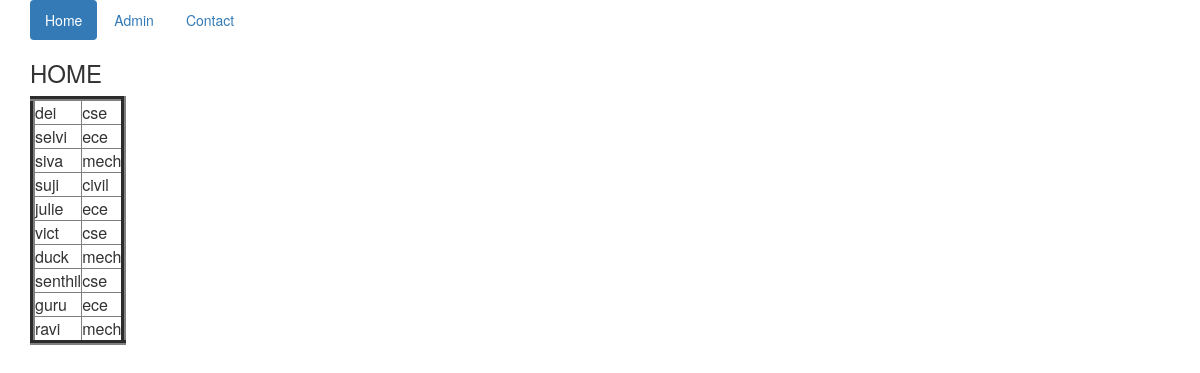
The page / on the database its author committed.
### tables this page shows
CREATE TABLE IF NOT EXISTS `std` (
  `name` varchar(25) NOT NULL,
  `dept` varchar(25) NOT NULL,
  `age` int(3) NOT NULL,
  `pass` varchar(25) NOT NULL
);

### index.php (the view, shortened to what this page needs)
<html lang="en">
<head>
    <link rel="stylesheet" href="https://maxcdn.bootstrapcdn.com/bootstrap/3.3.7/css/bootstrap.min.css">
</head>
<body>
    <div class="container">
        <ul class="nav nav-pills">
            <li class="active"><a data-toggle="pill" href="#home1">Home</a></li>
            <li><a data-toggle="pill" href="#admin">Admin</a></li>
            <li><a data-toggle="pill" href="#contact">Contact</a></li>
        </ul>
        <div class="tab-content">
            <div id="home1" class="tab-pane fade in active">
                <h3>HOME</h3>
                <?php
               include "cn.php";
                $sql = "SELECT name, dept FROM std";
                $result = $conn->query($sql);
                echo "<table border=5>";
                if ($result->num_rows > 0) {
                    while($row = $result->fetch_assoc()) {
                        echo "<tr><td>" .$row["name"]. "</td><td>" .$row["dept"]. "</td></tr>";
                    }
                    echo "</table>";
                } else {
                    echo "0 results";
                }
                ?>
            </div>
            </div>
        </div>
    </body>
</html>

### rows shown on the page
std: name "dei", dept "cse"
std: name "selvi", dept "ece"
std: name "siva", dept "mech"
std: name "suji", dept "civil"
std: name "julie", dept "ece"
std: name "vict", dept "cse"
std: name "duck", dept "mech"
std: name "senthil", dept "cse"
std: name "guru", dept "ece"
std: name "ravi", dept "mech"
